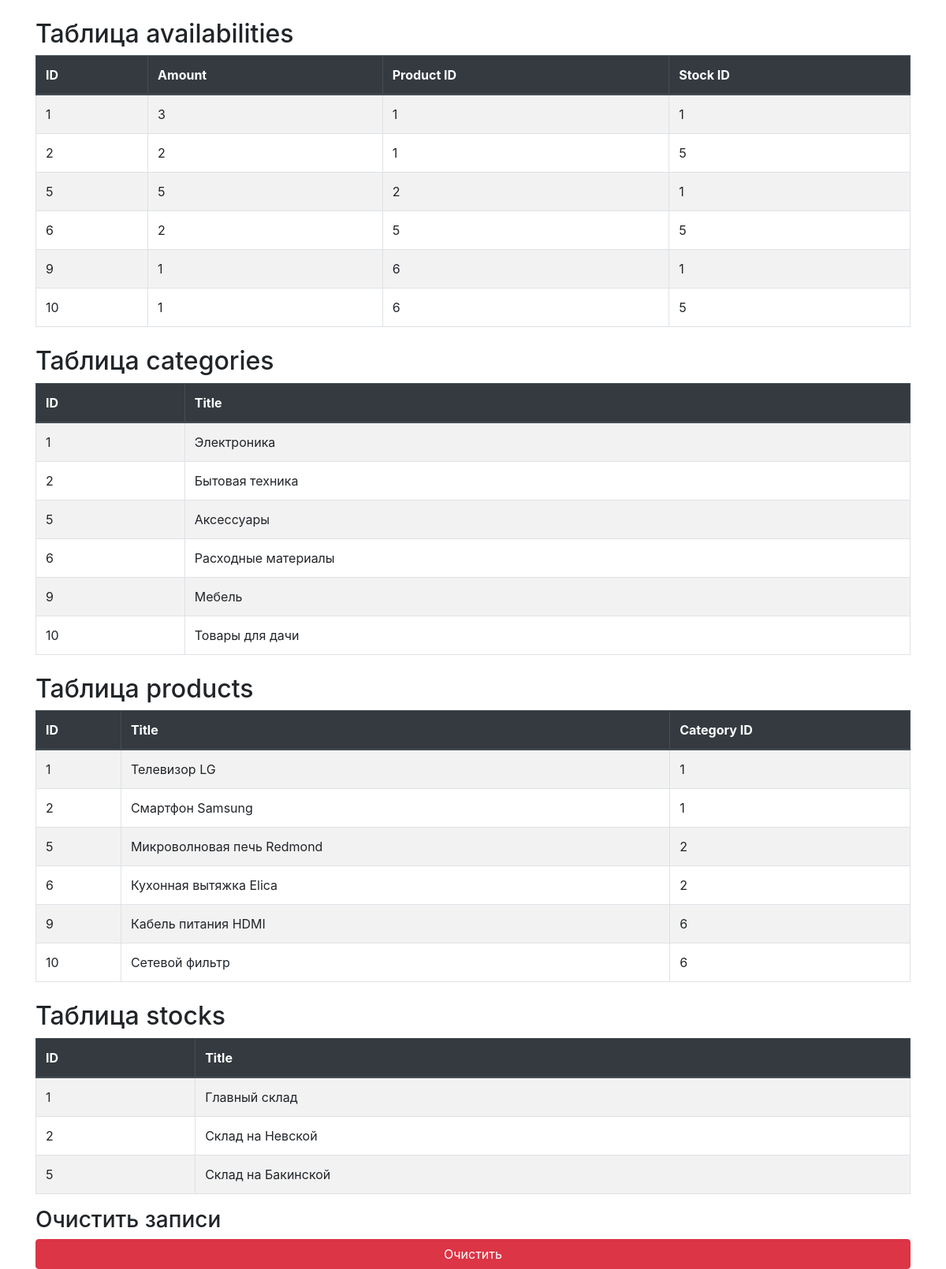
The page / on the database its author committed.
### tables this page shows
CREATE TABLE `availabilities` (
  `id` int(11) NOT NULL,
  `amount` int(11) NOT NULL,
  `product_id` int(11) NOT NULL,
  `stock_id` int(11) NOT NULL
);

CREATE TABLE `categories` (
  `id` int(11) NOT NULL,
  `title` varchar(50) NOT NULL
);

CREATE TABLE `products` (
  `id` int(11) NOT NULL,
  `title` varchar(50) NOT NULL,
  `category_id` int(11) NOT NULL
);

CREATE TABLE `stocks` (
  `id` int(11) NOT NULL,
  `title` varchar(50) NOT NULL
);

### bd_func.php (called while the page is built, shortened)
<?php
function getAllRecords(PDO $pdoDB, string $tableName):array
{
    $sqlQuery = $pdoDB->prepare("SELECT * FROM " . $tableName);
    try
    {
        $sqlQuery->execute();
        return $sqlQuery->fetchAll();
    }
    catch (PDOException $ex)
    {
        throw new Exception("ошибка получение всех записей в " . $tableName . " : " . $ex->getMessage());
    }
}

### logic.php (called while the page is built, shortened)
<?php
require_once "bd_func.php";
$categories = getAllRecords($pdoDB, "categories");
$products = getAllRecords($pdoDB, "products");
$stocks = getAllRecords($pdoDB, "stocks");
$availabilities = getAllRecords($pdoDB, "availabilities");

### index.php (the view, shortened to what this page needs)
<?php
    require_once __DIR__ . "/logic.php";
?>
<!DOCTYPE html>
<html lang="en">
<head>
    <link href="https://stackpath.bootstrapcdn.com/bootstrap/4.5.2/css/bootstrap.min.css" rel="stylesheet">
</head>
<body>
    <div class="container">
        <h2 class="mt-4">Таблица availabilities</h2>
        <table class="table table-bordered table-striped">
            <thead class="thead-dark">
                <tr>
                    <th>ID</th>
                    <th>Amount</th>
                    <th>Product ID</th>
                    <th>Stock ID</th>
                </tr>
            </thead>
            <tbody>
                <?php foreach ($availabilities as $availability): ?>
                    <tr>
                        <td><?= $availability['id'] ?></td>
                        <td><?= $availability['amount'] ?></td>
                        <td><?= $availability['product_id'] ?></td>
                        <td><?= $availability['stock_id'] ?></td>
                    </tr>
                <?php endforeach; ?>
            </tbody>
        </table>
        <h2 class="mt-4">Таблица categories</h2>
        <table class="table table-bordered table-striped">
            <thead class="thead-dark">
                <tr>
                    <th>ID</th>
                    <th>Title</th>
                </tr>
            </thead>
            <tbody>
                <?php foreach ($categories as $category): ?>
                    <tr>
                        <td><?= $category['id'] ?></td>
                        <td><?= $category['title'] ?></td>
                    </tr>
                <?php endforeach; ?>
            </tbody>
        </table>
        <h2 class="mt-4">Таблица products</h2>
        <table class="table table-bordered table-striped">
            <thead class="thead-dark">
                <tr>
                    <th>ID</th>
                    <th>Title</th>
                    <th>Category ID</th>
                </tr>
            </thead>
            <tbody>
                <?php foreach ($products as $product): ?>
                    <tr>
                        <td><?= $product['id'] ?></td>
                        <td><?= $product['title'] ?></td>
                        <td><?= $product['category_id'] ?></td>
                    </tr>
                <?php endforeach; ?>
            </tbody>
        </table>
        <h2 class="mt-4">Таблица stocks</h2>
        <table class="table table-bordered table-striped">
            <thead class="thead-dark">
                <tr>
                    <th>ID</th>
                    <th>Title</th>
                </tr>
            </thead>
            <tbody>
                <?php foreach ($stocks as $stock): ?>
                    <tr>
                        <td><?= $stock['id'] ?></td>
                        <td><?= $stock['title'] ?></td>
                    </tr>
                <?php endforeach; ?>
            </tbody>
        </table>
        <form method="post">
            <h3>Очистить записи</h3>
            <input type="submit" value = "Очистить" class = "btn btn-danger castom-btn w-100">
        </form>
    </div>
</body>
</html>

### rows shown on the page
availabilities: id "1", amount "3", product "1", stock "1"
availabilities: id "2", amount "2", product "1", stock "5"
availabilities: id "5", amount "5", product "2", stock "1"
availabilities: id "6", amount "2", product "5", stock "5"
availabilities: id "9", amount "1", product "6", stock "1"
availabilities: id "10", amount "1", product "6", stock "5"
categories: id "1", title "Электроника"
categories: id "2", title "Бытовая техника"
categories: id "5", title "Аксессуары"
categories: id "6", title "Расходные материалы"
categories: id "9", title "Мебель"
categories: id "10", title "Товары для дачи"
products: id "1", title "Телевизор LG", category "1"
products: id "2", title "Смартфон Samsung", category "1"
products: id "5", title "Микроволновая печь Redmond", category "2"
products: id "6", title "Кухонная вытяжка Elica", category "2"
products: id "9", title "Кабель питания HDMI", category "6"
products: id "10", title "Сетевой фильтр", category "6"
stocks: id "1", title "Главный склад"
stocks: id "2", title "Склад на Невской"
stocks: id "5", title "Склад на Бакинской"
